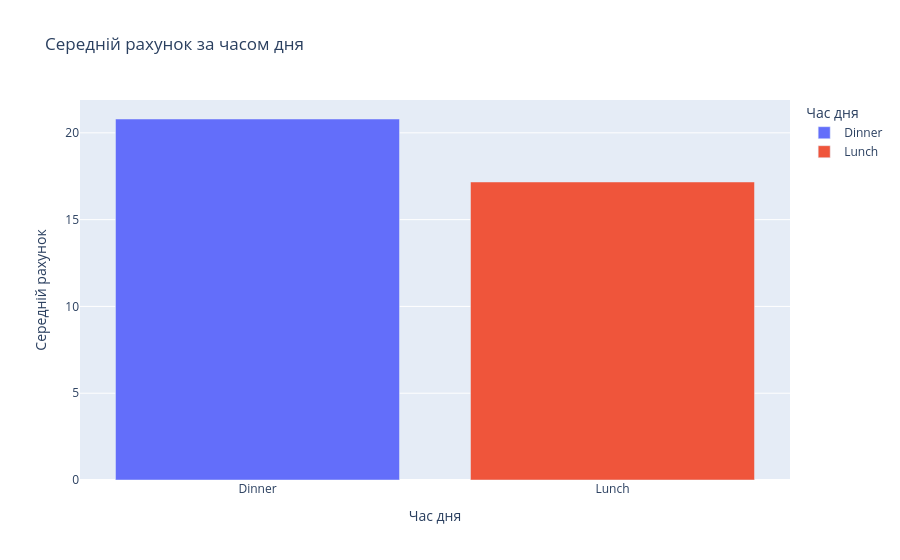

Notebook cell for this chart:
### Markdown cell above
---

**4. Bar chart: середній рахунок за часом**

Створіть стовпчасту діаграму середнього рахунку за часом дня (`time`).

### Code cell
avg_bill = df.groupby('time')['total_bill'].mean().reset_index()

fig = px.bar(
    avg_bill,
    x='time',
    y='total_bill',
    color='time',
    title='Середній рахунок за часом дня',
    labels={
        'time': 'Час дня',
        'total_bill': 'Середній рахунок'
    }
)

fig.show()

### Figure 1 — Plotly figure (JSON) as saved in the notebook; plotly's stock layout.template omitted (floating-point values rounded to 4 significant figures)
{"data": [{"hovertemplate": "Час дня=%{x}<br>Середній рахунок=%{y}<extra></extra>", "legendgroup": "Dinner", "marker": {"color": "#636efa", "pattern": {"shape": ""}}, "name": "Dinner", "orientation": "v", "showlegend": true, "textposition": "auto", "type": "bar", "x": ["Dinner"], "xaxis": "x", "y": [20.8], "yaxis": "y"}, {"hovertemplate": "Час дня=%{x}<br>Середній рахунок=%{y}<extra></extra>", "legendgroup": "Lunch", "marker": {"color": "#EF553B", "pattern": {"shape": ""}}, "name": "Lunch", "orientation": "v", "showlegend": true, "textposition": "auto", "type": "bar", "x": ["Lunch"], "xaxis": "x", "y": [17.17], "yaxis": "y"}], "layout": {"barmode": "relative", "legend": {"title": {"text": "Час дня"}, "tracegroupgap": 0}, "title": {"text": "Середній рахунок за часом дня"}, "xaxis": {"anchor": "y", "categoryarray": ["Dinner", "Lunch"], "categoryorder": "array", "domain": [0, 1], "title": {"text": "Час дня"}}, "yaxis": {"anchor": "x", "domain": [0, 1], "title": {"text": "Середній рахунок"}}}}
